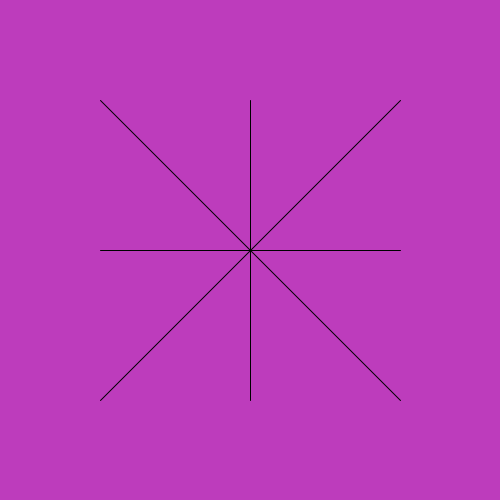
Frame 1 (no input)
Frame 60 (the mouse pressed at the canvas centre just before this capture): identical to frame 1, image omitted
Frame 120 (the mouse held since frame 60 and released just before this capture): identical to frame 1, image omitted

The Processing sketch that drew this single still picture (run headless with seeded random() and noise(); from frame 60 on, the mouse is pressed at the canvas centre):

// Processing sketch: ObjectMadeOffSoleMemory
// ── ObjectMadeOffSoleMemory.pde
color backgroundColor = #bd3cbc;
void setup (){
size(500,500);
}

void draw() {
  background(backgroundColor); 
  line(100,100,400,400);
  line(400,100,100,400);
  line(250,100,250,400);
  line(100,250,400, 250);
}
void mouseClicked(){
  backgroundColor = color(random(100, 235),
                         random(130, 225),
                         random(175,205));
}
 
